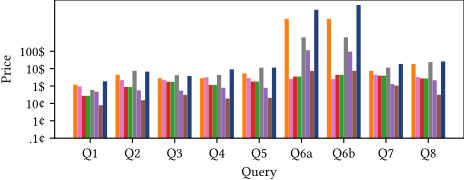

Write Python code to recreate this figure.
#!/usr/bin/env python3

import argparse
import matplotlib; matplotlib.use('Agg')
import numpy as np
import pandas as pd
from matplotlib import pyplot as plt

plt.rcParams.update({
    'errorbar.capsize': 2,
    'pdf.fonttype': 42,
    'ps.fonttype': 42,
    'font.family': ['Linux Libertine', 'Linux Libertine O'],
})

ETHa = ( 31/255,  64/255, 122/255) # dark blue
ETHb = ( 72/255,  90/255,  44/255) # dark green
ETHc = ( 18/255, 105/255, 176/255) # light blue
ETHd = (114/255, 121/255,  28/255) # light green
ETHe = (145/255,   5/255, 106/255) # dark pink
ETHf = (111/255, 111/255, 100/255) # gray
ETHg = (168/255,  50/255,  45/255) # dark red
ETHh = (  0/255, 122/255, 150/255) # turquoise
ETHi = (149/255,  96/255,  19/255) # brown

parser = argparse.ArgumentParser()
parser.add_argument('-i', '--input',     help='Input JSON lines file')
parser.add_argument('-o', '--output',    help='Output PDF file')
parser.add_argument('-l', '--no_legend', help='Suppress legend from plot',
                                         action='store_true')
parser.add_argument('-x', '--no_xaxis',  help='Suppress x-axis from plot',
                                         action='store_true')
parser.add_argument('-y', '--no_yaxis',  help='Suppress y-axis from plot',
                                         action='store_true')
args = parser.parse_args()

df = pd.read_json(args.input, lines=True)

df = df[df.cpu_time.notna()]
df = df[df.query_id != '6']
df = df[df.system != 'athena']
df.loc[df.num_cores.isna(), 'num_cores'] = 0
df = df[df.system != 'athena'] # exclude Athena v1

# Average over runs
df = df.groupby(['system', 'num_cores', 'query_id', 'num_events']).median().reset_index()

# Extrapolate to full data set
df_max_data = df\
    .groupby(['system', 'num_cores', 'query_id']) \
    .agg({'num_events': 'max'}) \
    .reset_index()
df = df.merge(df_max_data, on=['system', 'num_cores', 'query_id', 'num_events'])

# Use best configuration for RDataFrames
df = df[(df.system != 'rdataframes') | (df.num_cores == 24)]

# Use largest configurations for everything else
df_max_cluster = df\
    .groupby(['system', 'query_id']) \
    .agg({'num_cores': 'max'}) \
    .reset_index()
df = df.merge(df_max_cluster, on=['system', 'num_cores', 'query_id'])

df['extrapolated_query_price'] = \
    df.query_price / df.num_events * df.num_events.max()

# Plot
fig = plt.figure(figsize=(5.3, 1.8))
ax = fig.add_subplot(1, 1, 1)

if not args.no_yaxis:
    ax.set_ylabel('Price')
if not args.no_xaxis:
    ax.set_xlabel('Query')

ax.set_yscale('log')

prop_cycle = plt.rcParams['axes.prop_cycle']
colors = prop_cycle.by_key()['color']

styles = {
    'asterixdb':         {'color': colors[1], 'label': 'AsterixDB'},
    'athena':            {'color': 'none',    'label': 'Athena (v1)*'},
    'athena-v2':         {'color': colors[6], 'label': 'Athena*'},
    'bigquery':          {'color': colors[2], 'label': 'BigQuery (pre-loaded)'},
    'bigquery-external': {'color': colors[3], 'label': 'BigQuery'},
    'postgres':          {'color': colors[7], 'label': 'Postgres'},
    'presto':            {'color': colors[4], 'label': 'Presto'},
    'rdataframes':       {'color': colors[5], 'label': 'RDataFrames'},
    'rumble':            {'color': ETHa,      'label': 'RumbleDB'},
}

df['query_label'] = df.query_id \
    .apply(lambda s: 'Q' + s.replace('-1', 'a').replace('-2', 'b'))

systems = sorted(df.system.unique(), key=lambda s: styles[s]['label'])
num_bars = len(systems)
num_groups = df.query_id.nunique()
bar_width = 0.8 / num_bars
indexes = np.arange(num_groups)
bars = []
for i, system in enumerate(systems):
    data_g = df[df.system == system]
    data_g = data_g \
        .merge(pd.DataFrame(df.query_id.unique(),
                            columns=['query_id']), how='outer') \
        .sort_values('query_id')
    handle = ax.bar(indexes - ((num_bars - 1) / 2.0 - i) * bar_width,
                    data_g.extrapolated_query_price, bar_width,
                    tick_label=data_g['query_label'],
                    **styles[system])

ax.set_ylim(bottom=.001)
ax.set_xticks(indexes)
ax.set_yticks([.001, .01, .1, 1, 10, 100])
ax.set_yticklabels(['.1¢', '1¢', '10¢', '1$', '10$', '100$'])

if args.no_xaxis:
    ax.set_xticklabels([])

if args.no_yaxis:
    ax.set_yticklabels([])

if not args.no_legend:
    ax.legend(loc='lower center', ncol=3, bbox_to_anchor=(0.5, 1.02))

plt.savefig(args.output, format='pdf', bbox_inches='tight', pad_inches=0)
plt.close()
